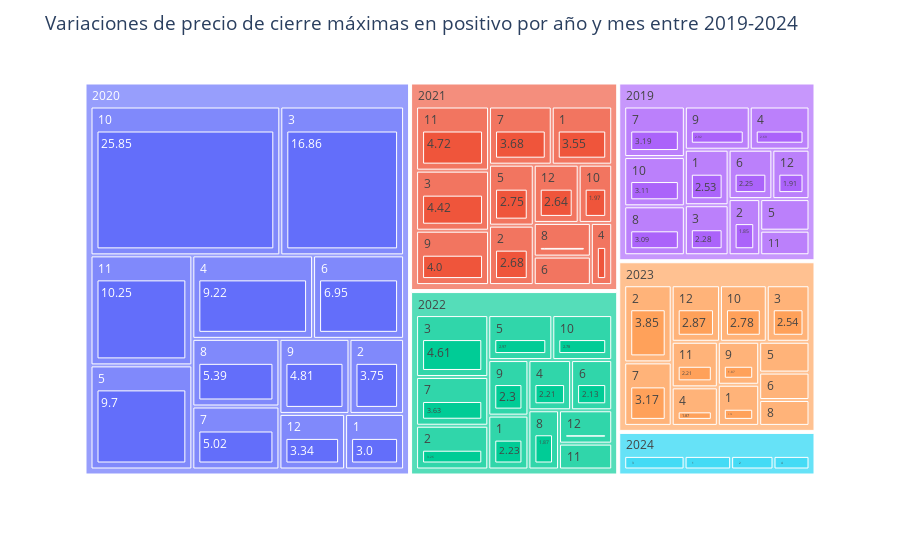

Notebook code for this chart:
### Markdown cell above
Se muestra de forma gráfica estos valores:

### Code cell
import plotly.express as px

fig = px.treemap(mayor_var_close_mes_positivo, path=['Year', 'Month', 'var_close'], values='var_close')
fig.update_layout(
    title='Variaciones de precio de cierre máximas en positivo por año y mes entre 2019-2024',
    title_font=dict(size=19)
)
fig.show()

### Figure 1 — Plotly figure (JSON) as saved in the notebook; plotly's stock layout.template omitted (floating-point values rounded to 4 significant figures; data arrays with more than 128 entries replaced by an {"elided": "..."} marker saying what was removed)
{"data": [{"branchvalues": "total", "domain": {"x": [0, 1], "y": [0, 1]}, "hovertemplate": "labels=%{label}<br>var_close=%{value}<br>parent=%{parent}<br>id=%{id}<extra></extra>", "ids": {"elided": "134 str values"}, "labels": {"elided": "134 str values"}, "name": "", "parents": {"elided": "134 str values"}, "type": "treemap", "values": {"elided": "134 float values"}}], "layout": {"legend": {"tracegroupgap": 0}, "margin": {"t": 60}, "title": {"font": {"size": 19}, "text": "Variaciones de precio de cierre máximas en positivo por año y mes entre 2019-2024"}}}
